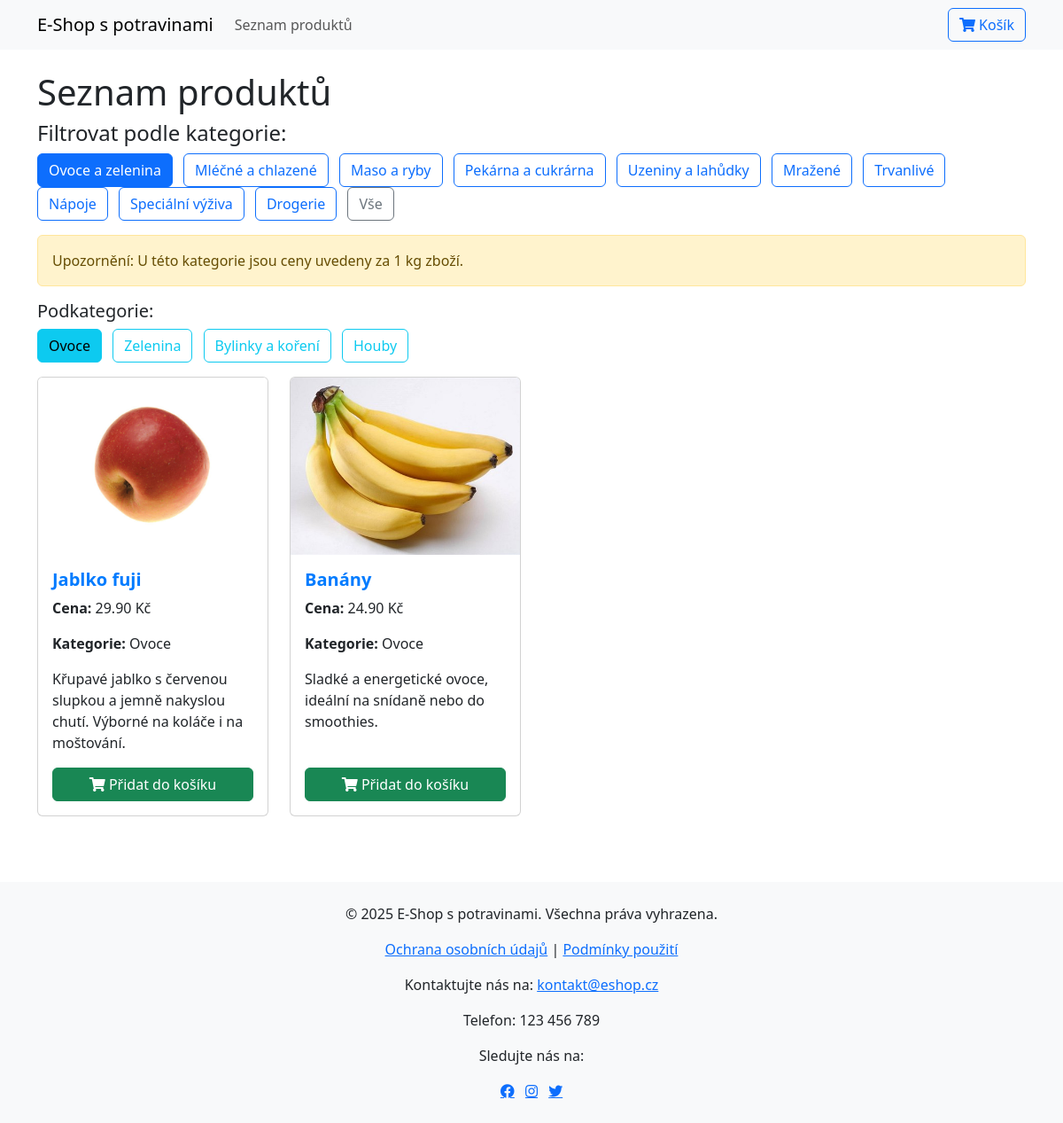
Screenshot of /products/?subcategory=34&category=24 with the database file from the repository.
### main/models.py (models this page shows, shortened)
class Category(models.Model):
    name = models.CharField(max_length=300)
    parent = models.ForeignKey('self', on_delete=models.SET_NULL, blank=True, null=True, related_name='children')

class Product(models.Model):
    name = models.CharField(max_length=255)
    price = models.DecimalField(max_digits=10, decimal_places=2)
    description = models.TextField(blank=True, null=True)
    weight = models.DecimalField(max_digits=10, decimal_places=2, blank=True, null=True)
    available = models.BooleanField(default=True)
    image = models.ImageField(upload_to='products/', blank=True, null=True)
    category = models.ForeignKey(Category, on_delete=models.CASCADE, related_name='products')

### main/views.py (the view)
# urls.py: path('products/', views.ProductList.as_view(), name='product_list'),
class ProductList(ListView):
    model = Product
    template_name = 'main/ProductList.html'
    context_object_name = 'products'
    def get_queryset(self):
        category_id = self.request.GET.get('category')
        subcategory_id = self.request.GET.get('subcategory')
        if subcategory_id:
            return Product.objects.filter(category_id=subcategory_id)
        if category_id:
            return Product.objects.filter(category__parent_id=category_id)
        return Product.objects.all()
    def get_context_data(self, **kwargs):
        context = super().get_context_data(**kwargs)
        selected_category_id = self.request.GET.get('category')
        selected_subcategory_id = self.request.GET.get('subcategory')
        context['main_categories'] = Category.objects.filter(parent__isnull=True)
        context['selected_category'] = selected_category_id
        context['selected_subcategory'] = selected_subcategory_id
        if selected_category_id:
            context['subcategories'] = Category.objects.filter(parent_id=selected_category_id)
            try:
                selected_category = Category.objects.get(id=selected_category_id)
                context['selected_category_name'] = selected_category.name
            except Category.DoesNotExist:
                context['selected_category_name'] = None
        else:
            context['selected_category_name'] = None
        return context

### main/templates/main/ProductList.html (shortened to what this page needs)
{% extends 'main/base.html' %}
{% block content %}
    <h1>Seznam produktů</h1>
    <div class="mb-3">
        <h4>Filtrovat podle kategorie:</h4>
        <ul class="list-inline">
            {% for category in main_categories %}
                <li class="list-inline-item">
                    <a class="btn btn-outline-primary {% if category.id|stringformat:'s' == selected_category %}active{% endif %}"
                       href="?category={{ category.id }}">
                        {{ category.name }}
                    </a>
                </li>
            {% endfor %}
            <li class="list-inline-item">
                <a class="btn btn-outline-secondary {% if not selected_category %}active{% endif %}" href="{% url 'product_list' %}">Vše</a>
            </li>
        </ul>
    </div>
    {% if selected_category_name == "Ovoce a zelenina" or selected_category_name == "Maso a ryby" %}
        <div class="alert alert-warning">
            Upozornění: U této kategorie jsou ceny uvedeny za 1 kg zboží.
        </div>
    {% endif %}
    {% if subcategories %}
        <div class="mb-3">
            <h5>Podkategorie:</h5>
            <ul class="list-inline">
                {% for subcategory in subcategories %}
                    <li class="list-inline-item">
                        <a class="btn btn-outline-info {% if subcategory.id|stringformat:'s' == selected_subcategory %}active{% endif %}"
                           href="?subcategory={{ subcategory.id }}&category={{ selected_category }}">
                            {{ subcategory.name }}
                        </a>
                    </li>
                {% endfor %}
            </ul>
        </div>
    {% endif %}
    <div class="row row-cols-1 row-cols-md-4 g-4">
        {% for product in products %}
            <div class="col">
                <div class="card h-100">
                    {% if product.image %}
                        <a href="{% url 'product_detail' product.pk %}">
                            <img src="{{ product.image.url }}" class="card-img-top" alt="{{ product.name }}" style="width: 100%; height: 200px; object-fit: cover;">
                        </a>
                    {% else %}
                        <div class="card-img-top text-center p-3 text-muted">Obrázek není k dispozici.</div>
                    {% endif %}
                    <div class="card-body d-flex flex-column">
                        <h5 class="card-title">
                            <a href="{% url 'product_detail' product.pk %}" style="font-size: 1.25rem; font-weight: bold; text-decoration: none; color: #007bff;">
                                {{ product.name }}
                            </a>
                        </h5>
                        <p class="card-text"><strong>Cena:</strong> {{ product.price }} Kč</p>
                        <p class="card-text"><strong>Kategorie:</strong> {{ product.category.name }}</p>
                        <p class="card-text">{{ product.description }}</p>
                        <div class="mt-auto">
                            <a href="#" class="btn btn-success w-100 add-to-cart" data-product-id="{{ product.pk }}" data-product-name="{{ product.name }}">
                                <i class="fas fa-shopping-cart"></i> Přidat do košíku
                            </a>
                        </div>
                    </div>
                </div>
            </div>
        {% empty %}
            <p>Žádné produkty nejsou k dispozici.</p>
        {% endfor %}
    </div>
{% endblock %}

### main/templates/main/base.html (style rules this page uses)
html, body { height: 100%; }
body { display: flex; flex-direction: column; }

### rows the page displays
Category: name "Ovoce a zelenina"
Category: name "Mléčné a chlazené"
Category: name "Maso a ryby"
Category: name "Pekárna a cukrárna"
Category: name "Uzeniny a lahůdky"
Category: name "Mražené"
Category: name "Trvanlivé"
Category: name "Nápoje"
Category: name "Speciální výživa"
Category: name "Drogerie"
Category: name "Ovoce"
Category: name "Zelenina"
Category: name "Bylinky a koření"
Category: name "Houby"
Product: image (picture), name "Jablko fuji", price "29.90", category.name "Ovoce", description "Křupavé jablko s červenou slupkou a jemně nakyslou chutí. Výborné na koláče i na moštování."
Product: image (picture), name "Banány", price "24.90", category.name "Ovoce", description "Sladké a energetické ovoce, ideální na snídaně nebo do smoothies."
